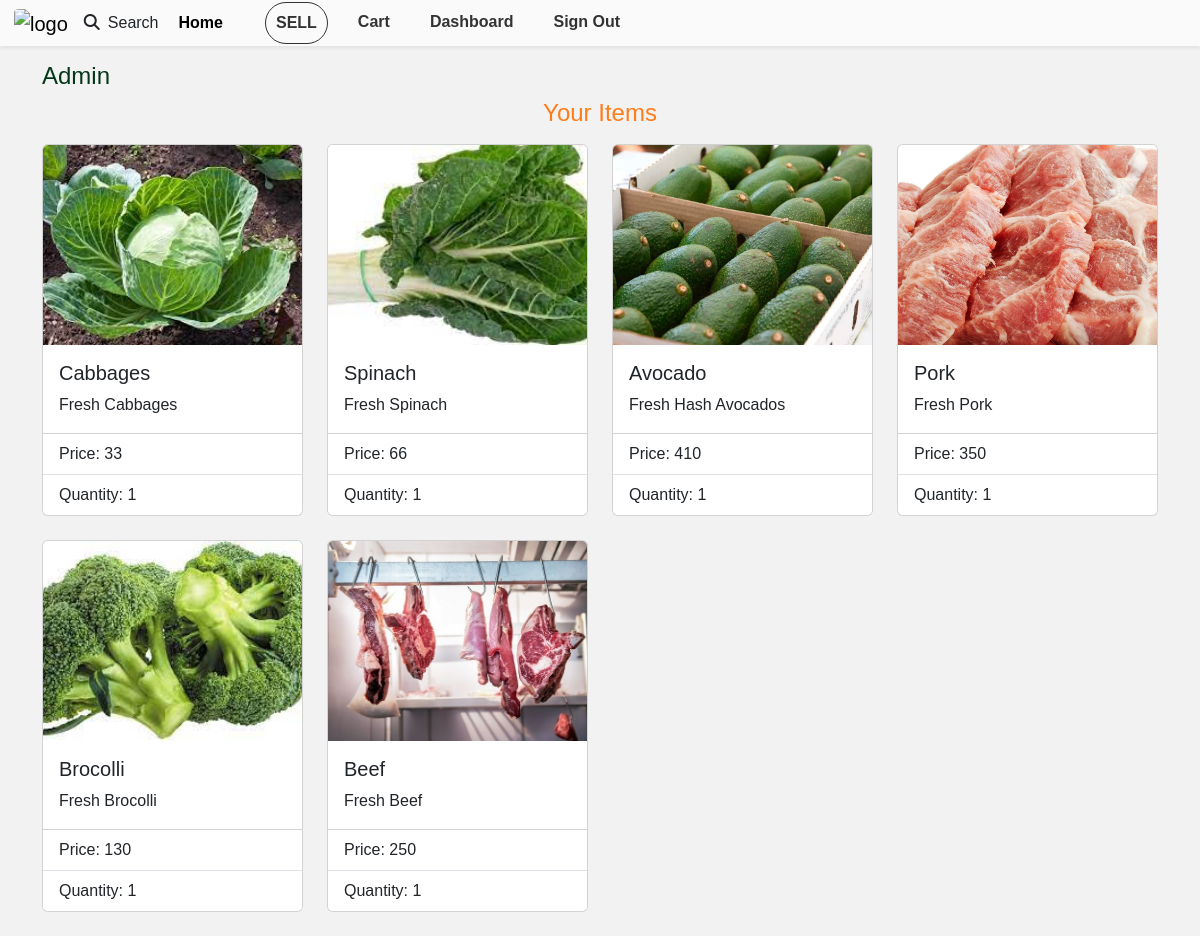
The page /dashboard/index/ (signed in) on the database its author committed.
### product/models.py (models this page shows, shortened)
class Product(models.Model):
    CATEGORIES = (
        ("Vegetables", "Vegetables"),
        ("Fruits", "Fruits"),
        ("Meat, Poultry & Dairy", "Meat, Poultry & Dairy"),
        ("Farm Feeds", "Farm Feeds")
    )
    owner = models.ForeignKey(User, on_delete=models.CASCADE)
    name = models.CharField(max_length=30)
    category = models.CharField(max_length=25, default="Vegetables", choices=CATEGORIES)
    quantity = models.IntegerField(default=5)
    description = models.CharField(max_length=200)
    image = models.ImageField(upload_to="products")
    price = models.IntegerField()
    location = models.CharField(max_length=50)
    unit_price = models.DecimalField(max_digits=10, decimal_places=2, blank=True, null=True)

### dashboard/views.py (the view)
# urls.py: path('index/', views.index, name='index')
def index(request):
    products = Product.objects.filter(owner=request.user)
    return render(request, 'dashboard/index.html', {'products': products})

### dashboard/templates/dashboard/index.html
{% extends 'Account/base.html' %}
{% block content %}
<div class="container">
    <h1 class="text-capitalize mt-3 mb-2" style="color:#04371a; font-size: 24px;">{{ request.user.username }}</h1>
    <h3 class="text-capitalize mb-3 text-center" style="color:#ff7c1a; font-size: 24px;">your items</h3>
    <div class="row">
        {% for product in products %}
            <div class="col-md-3">
                <a class="text-decoration-none" href="{% url 'product:product_details' product.id %}">
                <div class="card mb-4 text-capitalize">
                    <img src="{{ product.image.url }}" class="card-img-top" alt="{{ product.name }}" style="height: 200px; object-fit: cover; width: 100%;">
                    <div class="card-body">
                        <h5 class="card-title">{{ product.name }}</h5>
                        <p class="card-text">{{ product.description }}</p>
                    </div>
                    <ul class="list-group list-group-flush">
                        <li class="list-group-item">Price: {{ product.price }}</li>
                        <li class="list-group-item">Quantity: {{ product.quantity }}</li>
                    </ul>
                </div>
                </a>
            </div>
        {% endfor %}
    </div>
</div>
{% endblock %}

### Account/templates/Account/base.html (style rules this page uses)
body, p, h1, h2, h3, h4, h5, h6, span, div, a, li, ul, ol, button, input, select, textarea { font-family: 'Montserrat', sans-serif; }
body { background-color: #f2f2f2; background-repeat: no-repeat; background-size: cover; }

### rows shown on the page
Product: image (picture), name "Cabbages", description "Fresh Cabbages", price "33", quantity "1"
Product: image (picture), name "Spinach", description "Fresh Spinach", price "66", quantity "1"
Product: image (picture), name "Avocado", description "Fresh Hash Avocados", price "410", quantity "1"
Product: image (picture), name "Pork", description "Fresh Pork", price "350", quantity "1"
Product: image (picture), name "Brocolli", description "Fresh Brocolli", price "130", quantity "1"
Product: image (picture), name "Beef", description "Fresh Beef", price "250", quantity "1"

### other values the page prints
{{ request.user.username }} "Admin"
